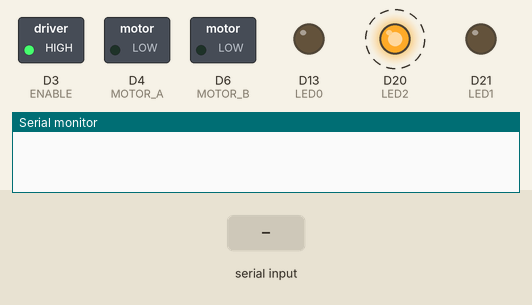
Simulated run of this sketch. Board: Arduino Zero (SAMD21). On the bench: switched loads named in the sketch (green lamp = pin HIGH), output pins drawn as LEDs (lit = HIGH), the last lines printed to the serial monitor. Dashed ring = blinking. The inputs (shaded band) are chosen by the test bench.

Above: at 1.2 s.
1.3 s: byte 30 received over Serial
At 4.1 s:
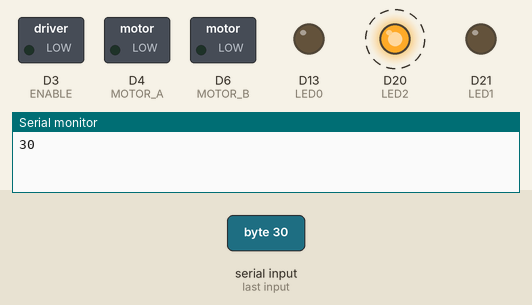
Timing chart, 0 to 10.3 s (numbered marks = the images above; inputs shaded):
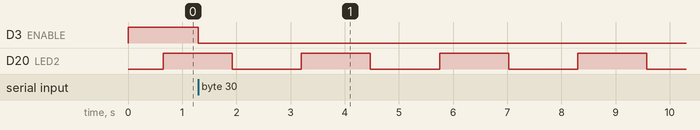

Measured:
- after the input at 1.3 s, D3 (ENABLE): HIGH → LOW at once
- by itself, D20 (LED2): alternates HIGH for 1.3 s and LOW for 1.3 s

The sketch:

Shutter_Driver.ino
```cpp
#include <TimerOne.h>

#define LED0        LED_BUILTIN         // 13
#define LED1        21
#define LED2        20
#define MOTOR_A     4
#define MOTOR_B     6
#define ENABLE      3
#define TRIGGER     9

volatile int LED_cntr = 0;
volatile int LED_dir = 1;

void setup() {
     pinMode(LED0, OUTPUT);        digitalWrite(LED0, LOW);
     pinMode(LED1, OUTPUT);        digitalWrite(LED1, LOW);
     pinMode(LED2, OUTPUT);        digitalWrite(LED2, LOW);

     pinMode(MOTOR_A, OUTPUT);     digitalWrite(MOTOR_A, LOW);
     pinMode(MOTOR_B, OUTPUT);     digitalWrite(MOTOR_B, LOW);
     pinMode(ENABLE, OUTPUT);      digitalWrite(ENABLE, LOW);
     analogWriteFrequency(MOTOR_A, 10000);
     analogWriteFrequency(MOTOR_B, 10000);
     analogWriteResolution(8);

     pinMode(TRIGGER, INPUT_PULLUP);

     Timer1.initialize(25000);
     Timer1.attachInterrupt(blinkLED); // blinkLED to run every 1 seconds

     Serial.begin(9600);

     digitalWrite(ENABLE, HIGH);
}

void loop() {

     while(Serial.available() > 0) {
          int inByte = Serial.read();
          Serial.println(inByte, DEC);
          setMotor(inByte);
     }


}

void blinkLED(void)
{

     if(LED_dir) LED_cntr+=5;
     else LED_cntr-=5;

     if(LED_cntr>=255 || LED_cntr == 0) LED_dir = !LED_dir;

     analogWrite(LED2, LED_cntr);
}

void setMotor(int state) {

     digitalWrite(ENABLE, HIGH);
     if(state == 49) { // "1"
          motorPWM(0, 255);
          delayMicroseconds(500);
          motorPWM(1, 50);
          delayMicroseconds(15);
          motorPWM(0, 80);
          delayMicroseconds(5);
          motorPWM(0, 20);
     }
     else if(state == 50) { // "2"
          motorPWM(1, 255);
          delayMicroseconds(500);
          motorPWM(0, 50);
          delayMicroseconds(15);
          motorPWM(1, 80);
          delayMicroseconds(5);
          motorPWM(1, 20);
     }
     else {
          digitalWrite(ENABLE, LOW);
          digitalWrite(MOTOR_A, LOW);
          digitalWrite(MOTOR_B, LOW);
     }
}

void motorPWM(int state, int duty) {
     if(state) {
          analogWrite(MOTOR_A, duty);
          analogWrite(MOTOR_B, 0);
          digitalWrite(LED1, HIGH);
     }
     else {
          analogWrite(MOTOR_B, duty);
          analogWrite(MOTOR_A, 0);
          digitalWrite(LED1, LOW);
     }
}
```
